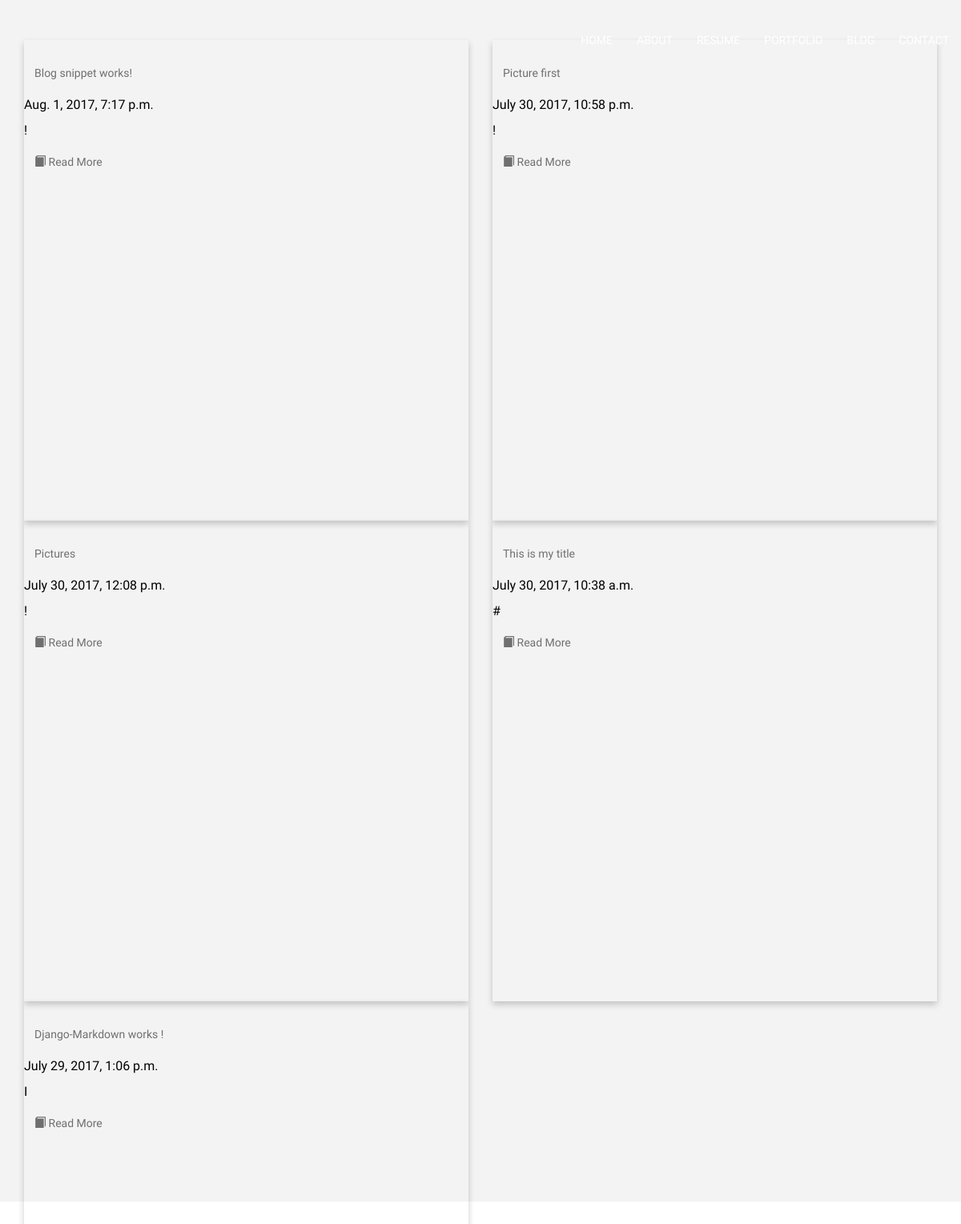
Screenshot of /blog/ with the database file from the repository.
### web/models.py (models this page shows, shortened)
class Blog(models.Model):
	blog_title = models.CharField(max_length=100)
	blog_header = models.ImageField(storage=fs)
	blog_content = MarkdownField()
	slug = models.SlugField(max_length=200, unique=True)
	publish = models.BooleanField(default=True)
	created = models.DateTimeField(auto_now_add=True)
	modified = models.DateTimeField(auto_now=True)
	objects = BlogQuerySet.as_manager()
	class Meta:
		verbose_name = "Blog Entry"
		verbose_name_plural = "Blog Entries"
		ordering = ["-created"]

### web/templates/blog.html
{% extends "base.html" %}
{% load django_markdown %}
{% block content %}
{% block blog_entries %}
<div class="container-fluid bg-3 text-justify">
	<div class="row">
{% for object in object_list %}
		<div class="col-sm-6">
			<div class="card">
				<h1><a href="detail/{{object.id}}/" class="btn">{{ object.blog_title }}</a> </h1>
				<p class ="meta">{{ object.created }} </p>
				<p>{{ object.blog_content|markdown|safe|slice:"1"}}</p>
				<a href="detail/{{object.id}}/" class="btn">  <span class="glyphicon glyphicon-book" aria-hidden="true"></span> Read More</a>
			</div>
		</div>
{% endfor %}
	</div>
</div>
{% endblock %}
{% endblock%}

### web/static/css/styles.css (style rules this page uses)
.web { filter: grayscale(60); font-family: 'Josefin Sans', sans-serif; }
.card { overflow: hidden; height: 600px; box-shadow: 0 4px 8px 0 rgba(0,0,0,0.2); transition: 0.3s; }

### rows the page displays
Blog: blog_title "Blog snippet works!", created "Aug. 1, 2017, 7:17 p.m.", blog_content "!"
Blog: blog_title "Picture first", created "July 30, 2017, 10:58 p.m.", blog_content "!"
Blog: blog_title "Pictures", created "July 30, 2017, 12:08 p.m.", blog_content "!"
Blog: blog_title "This is my title", created "July 30, 2017, 10:38 a.m.", blog_content "#"
Blog: blog_title "Django-Markdown works !", created "July 29, 2017, 1:06 p.m.", blog_content "I"
